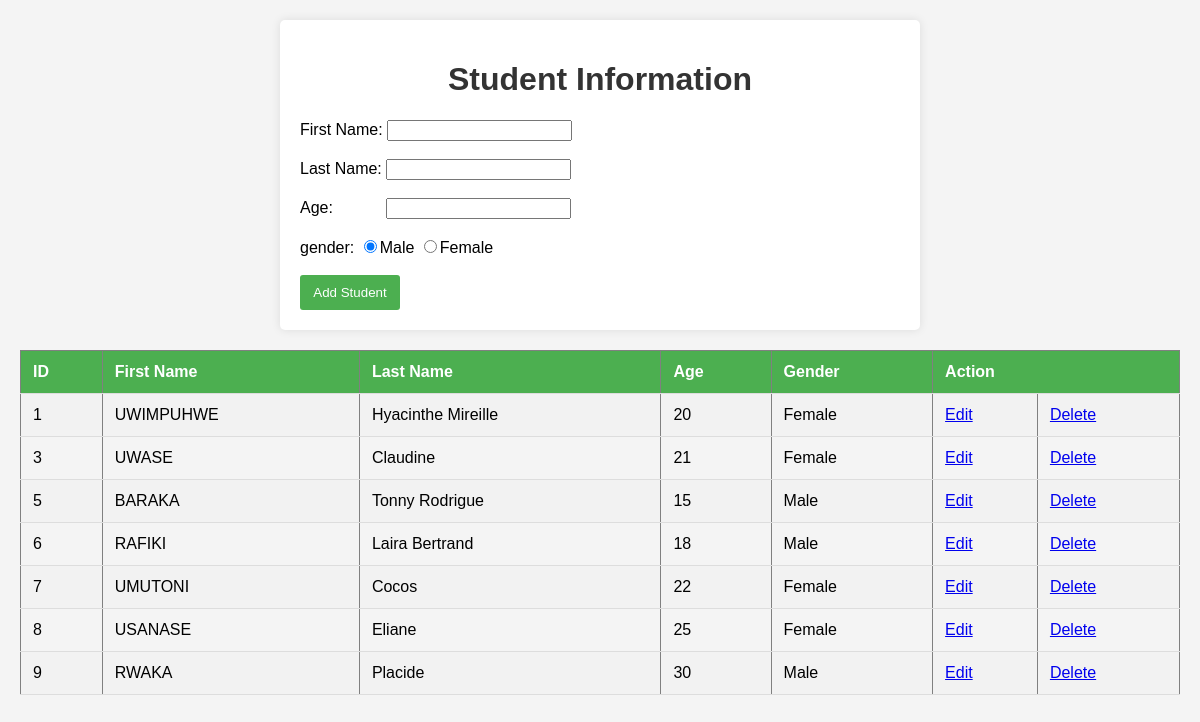
The app's page /student.php (signed in) with its own data.
### tables this page shows
CREATE TABLE `students` (
  `id` int(255) NOT NULL,
  `fname` varchar(255) NOT NULL,
  `lname` varchar(255) NOT NULL,
  `age` int(255) NOT NULL,
  `gender` varchar(255) NOT NULL
);

### student.php (the view, shortened to what this page needs)
<?php
include 'connect.php';
?>
<!DOCTYPE html>
<html lang="en">
<head>
</head>
<body>
    <div class="container">
        <h1>Student Information</h1>
        <form action="" method="POST">
            <label for="fname">First Name:</label>
            <input  type="text" name="fname" id="fname" required><br><br>
            <label for="lname">Last Name:</label>
            <input type="text" name="lname" id="lname"required><br><br>
            <label for="age">Age:</label>
            &nbsp;&nbsp;&nbsp;&nbsp;&nbsp;&nbsp;&nbsp;&nbsp;&nbsp;&nbsp;&nbsp;<input type="number" name="age" id="age" required><br><br>
            <label for="gender">gender:</label>
            <input type="radio" name="gender" id="gender" value="Male" checked>Male
            <input type="radio" name="gender" id="gender" value="Female">Female <br><br>
            <input type="submit" name="submit" value="Add Student">
    </div>
</body>
</html>
<table border="1" style="width:100%">
    <tr>
        <th>ID</th>
        <th>First Name</th>
        <th>Last Name</th>
        <th>Age</th>
        <th>Gender</th>
        <th colspan="2">Action</th>
    </tr>
    <?php
    $sql = "SELECT * FROM students";
    $result = mysqli_query($conn, $sql);
    if (mysqli_num_rows($result) > 0) {
        while ($row = mysqli_fetch_assoc($result)) {
            echo "<tr>";
            echo "<td>". $row['id']. "</td>";
            echo "<td>". $row['fname']. "</td>";
            echo "<td>". $row['lname']. "</td>";
            echo "<td>". $row['age']. "</td>";
            echo "<td>". $row['gender']. "</td>";
            echo "<td><a href='update.php?update=". $row['id']. "'>Edit</a></td>";
            echo "<td><a href='student.php?delete=". $row['id']. "' onclick='return confirm(\"Are you sure you want to delete this record?\")'>Delete</a></td>";
            echo "</tr>";
        }
    }
    ?>
</table>

### student.php (style rules this page uses)
body { font-family: Arial, sans-serif; background-color: #f4f4f4; margin: 0; padding: 20px; }
.container { max-width: 600px; margin: 0 auto; background-color: #fff; padding: 20px; border-radius: 5px; box-shadow: 0 0 10px rgba(0, 0, 0, 0.1); }
h1 { color: #333; text-align: center; }
input[type="submit"] { background-color: #4CAF50; color: white; border: none; padding: 10px; cursor: pointer; border-radius: 3px; display: block; margin: 10 auto; width: 100px; }
table { width: 100%; border-collapse: collapse; margin-top: 20px; }
th, td { padding: 12px; text-align: left; border-bottom: 1px solid #ddd; }
th { background-color: #4CAF50; color: white; }
tr:nth-child(even) { background-color: #f2f2f2; }

### records on screen
students: id "1", fname "UWIMPUHWE", lname "Hyacinthe Mireille", age "20", gender "Female"
students: id "3", fname "UWASE", lname "Claudine", age "21", gender "Female"
students: id "5", fname "BARAKA", lname "Tonny Rodrigue", age "15", gender "Male"
students: id "6", fname "RAFIKI", lname "Laira Bertrand", age "18", gender "Male"
students: id "7", fname "UMUTONI", lname "Cocos", age "22", gender "Female"
students: id "8", fname "USANASE", lname "Eliane", age "25", gender "Female"
students: id "9", fname "RWAKA", lname "Placide", age "30", gender "Male"
